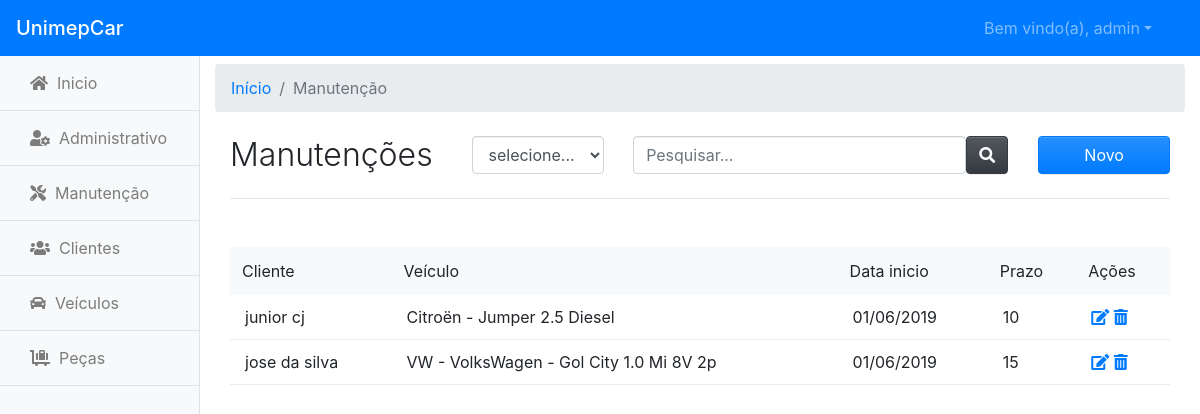
Page /manutencao (signed in) on the committed database.
### tables this page shows
CREATE TABLE `cliente` (
  `id` int(11) NOT NULL,
  `nome` varchar(50) NOT NULL,
  `cpf` char(14) NOT NULL,
  `endereco` varchar(150) NOT NULL,
  `cidade` varchar(50) NOT NULL,
  `estado` char(2) NOT NULL,
  `cep` varchar(12) NOT NULL,
  `email` varchar(100) NOT NULL,
  `telefone` varchar(20) NOT NULL
);

CREATE TABLE `veiculo` (
  `id` int(11) NOT NULL,
  `codigo_modelo` int(11) NOT NULL,
  `codigo_marca` int(11) NOT NULL,
  `fabricante` varchar(150) NOT NULL,
  `modelo` varchar(150) NOT NULL,
  `ano` int(11) NOT NULL,
  `placa` varchar(10) NOT NULL,
  `id_cliente` int(11) NOT NULL
);

CREATE TABLE `manutencao` (
  `id` int(11) NOT NULL,
  `cliente_id` int(11) NOT NULL,
  `veiculo_id` int(11) NOT NULL,
  `data_inicio` date NOT NULL,
  `data_termino` date NOT NULL,
  `prazo` int(11) NOT NULL,
  `valor_total` varchar(10) NOT NULL,
  `status` varchar(20) NOT NULL
);

### app/core/Controller.php (called while the page is built, shortened)
<?php
    class Controller{
        public function load($viewName, $viewData = []){
            extract($viewData);
            include 'app/views/'.$viewName.'.php';
        }
    }

### app/controllers/ManutencaoController.php (called while the page is built, shortened)
<?php
    class ManutencaoController extends Controller{
        public function index(){
            $cliente = new Cliente();
            $veiculo = new Veiculo();
            $manutencao = new Manutencao();
            $data['clientes'] = $cliente->lista();
            $data['veiculos'] = $veiculo->lista();
            $data['manutencoes'] = $manutencao->lista();
            $data['view'] = 'manutencao/index';
            $this->load('template',$data);
        }
    }

### app/core/Core.php (called while the page is built, shortened)
<?php
    class Core{
        private $parametros = [];
        public function run(){
            $c = new $controllerCorrente;
            call_user_func_array([$c, $this->getMetodo()],$this->getParametros());
        }
        public function getMetodo(){
            return 'index';
        }
        public function getParametros(){
            return $this->parametros;
        }
    }

### index.php (called while the page is built, shortened)
<?php
    require 'app/core/Core.php';
    $core = new Core();
    $core->run();

### app/core/Model.php (called while the page is built, shortened)
<?php
    abstract class Model{
        protected $db;
        protected $tabela;
        public function __construct(){
            $this->db = new \PDO('mysql:dbname='.BANCO.'; host='.SERVIDOR,USUARIO,SENHA);
            $this->db->exec("set names utf8");
        }
        public function lista(){
            $sql = 'select * from '.$this->tabela;
            $qry = $this->db->query($sql);
            return $qry->fetchAll(\PDO::FETCH_OBJ);
        }
    }

### app/views/manutencao/Index.php (the view, shortened to what this page needs)
<div class="row">
    <div class="col-12 mt-2">
        <nav aria-label="breadcrumb">
            <ol class="breadcrumb">
                <li class="breadcrumb-item" aria-current="page"><a href="<?= URL_BASE?>">Início</a></li>
                <li class="breadcrumb-item active" aria-current="page">Manutenção</li>
            </ol>
        </nav>
    </div>
</div>
<div class="container">
    <div class="row">
        <div class="col-md-3  mt-2">
            <h1 class="h2 font-weight-light">Manutenções</h1>
        </div>
        <div class="col-md-2 mt-2">
            <div class="input-group-append">
                <select name="" class="form-control">
                    <option value="">selecione...</option>
                </select>
            </div>
        </div>
        <div class="col-md-5 mt-2">
            <div class="input-group-append">
                <input class="form-control" id="busca" type="text" placeholder="Pesquisar...">
                <a href="" class="btn btn-dark">
                    <i class="fas fa-search"></i>
                </a>
            </div>
        </div>
        <div class="col-md-2 mt-2">
            <a href="<?= URL_BASE.'manutencao/new'?>" class="btn btn-primary btn-block">Novo</a>
        </div>
    </div>
    <hr>
    <div class="row justify-content-center">
        <div class="col-sm-10 col-md-12 mt-3">
            <div class="table-responsive mt-3">
                <?php
                    if(empty($manutencoes)){
                        echo '
                            <div class="alert alert-warning" role="alert">
                                <h4 class="alert-heading">Você não possui nenhuma manutenção!</h4>
                                <p>Clique em nova para adicionar.</p>
                                <hr>
                                <p class="mb-0">Suas manutenções aparecerão logo abaixo.</p>
                            </div>
                        ';
                    }
                    else{
                ?>
                <table class="table table-borderless">
                    <thead>
                        <tr class="bg-light">
                            <th class="font-weight-normal">Cliente</th>
                            <th class="font-weight-normal">Veículo</th>
                            <th class="font-weight-normal">Data inicio</th>
                            <th class="font-weight-normal">Prazo</th>
                            <th class="font-weight-normal">Ações</th>
                        </tr>
                    </thead>
                    <tbody>
                <?php
                        foreach($manutencoes as $m){
                            echo'
                                <tr class="cor_tabela">
                                    <td>';
                                        foreach($clientes as $idx=>$c){
                                            if($c->id == $m->cliente_id){
                                                echo $c->nome;
                                            }
                                        }
                                    echo'</td>
                                    <td>';
                                        foreach($veiculos as $v){
                                            if($v->id == $m->veiculo_id){
                                                echo $v->fabricante.' - '.$v->modelo;
                                            }
                                        }
                                    echo '</td>
                                    <td>'.date("d/m/Y", strtotime($m->data_inicio)).'</td>
                                    <td>'.$m->prazo.'</td>
                                    <td>
                                        <a href="'.URL_BASE.'manutencao/edita/'.$m->id.'"><i class="fas fa-edit text-primary"></i></a>
                                        <a href="#" class="modal_btn" data-toggle="modal" data-target="#manutencaoModal" id="'.$m->id.'"><i class="fas fa-trash-alt text-primary"></i></a>
                                    </td>
                                </tr>
                            ';
                        }
                    }
                ?>
                    </tbody>
                </table>
            </div>
        </div>
    </div>
</div>

### assets/css/style.css (style rules this page uses)
.table td { padding: 10px 15px; vertical-align: middle; }
.table tbody tr { border-bottom:1px solid #e9edf1; }

### rows in the picture
manutencao: data_inicio "01/06/2019", prazo "10"
cliente: nome "junior cj"
veiculo: fabricante "Citroën", modelo "Jumper 2.5 Diesel"
manutencao: data_inicio "01/06/2019", prazo "15"
cliente: nome "jose da silva"
veiculo: fabricante "VW - VolksWagen", modelo "Gol City 1.0 Mi 8V 2p"

### other values in the picture
$_SESSION['nome'] "admin"
